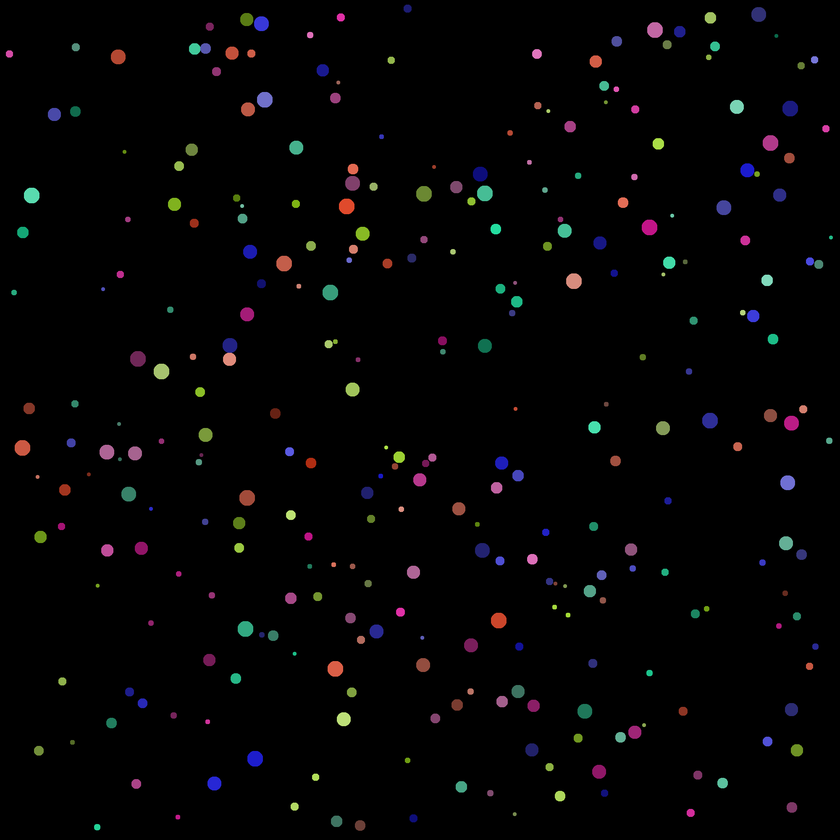
#> input picture balls.png, 840 x 840 px, shrunk from 2000 x 2000 before the run
$ python the_power_of_my_balls.py
#> lines starting #> are read from the running program, lines starting #| are printed output that depends on the picture; after the words box and inside, x2 and y2 are one past the last pixel; in counts of white or black regions, pixels touching at a corner belong together
import matplotlib.pyplot as plt
from skimage.measure import regionprops, label
from skimage.morphology import binary_dilation
from skimage.filters import threshold_otsu
import numpy as np


image = plt.imread("balls.png")
#> image is the input picture: shape (840, 840, 3) float32; mean R, G, B 0.0163, 0.0144, 0.0162

if image.ndim == 3:
    image = image.mean(axis=2)
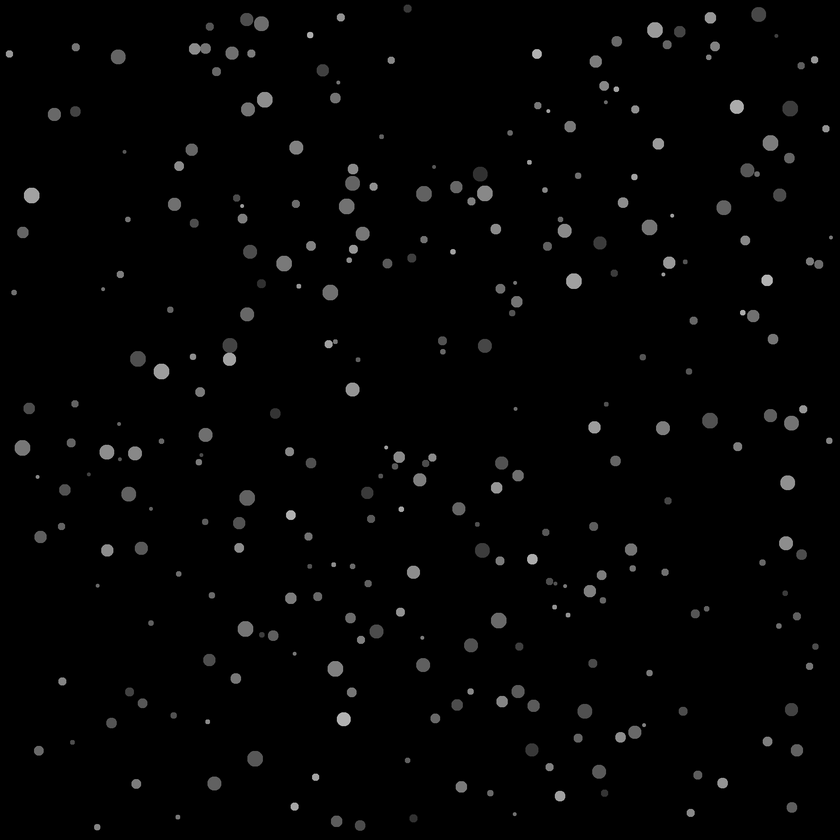
#> image: shape (840, 840) float32; min 0, max 0.767, mean 0.0157

thresh = threshold_otsu(image)
#> thresh = 0.211
binary_image = image > thresh
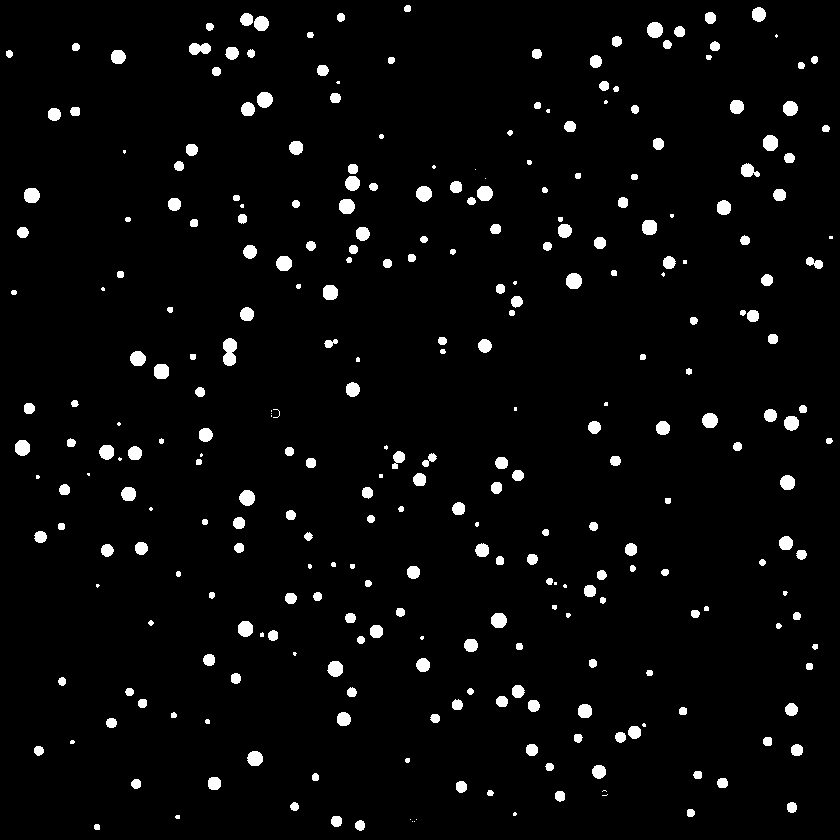
#> binary_image: shape (840, 840) bool; 3.5% white; 301 white regions (49 under 20 px), largest, box (x1, y1, x2, y2) and area: (223, 338, 237, 366) 309, (566, 273, 582, 289) 211, (647, 22, 663, 38) 208

dilated_image = binary_dilation(binary_image)
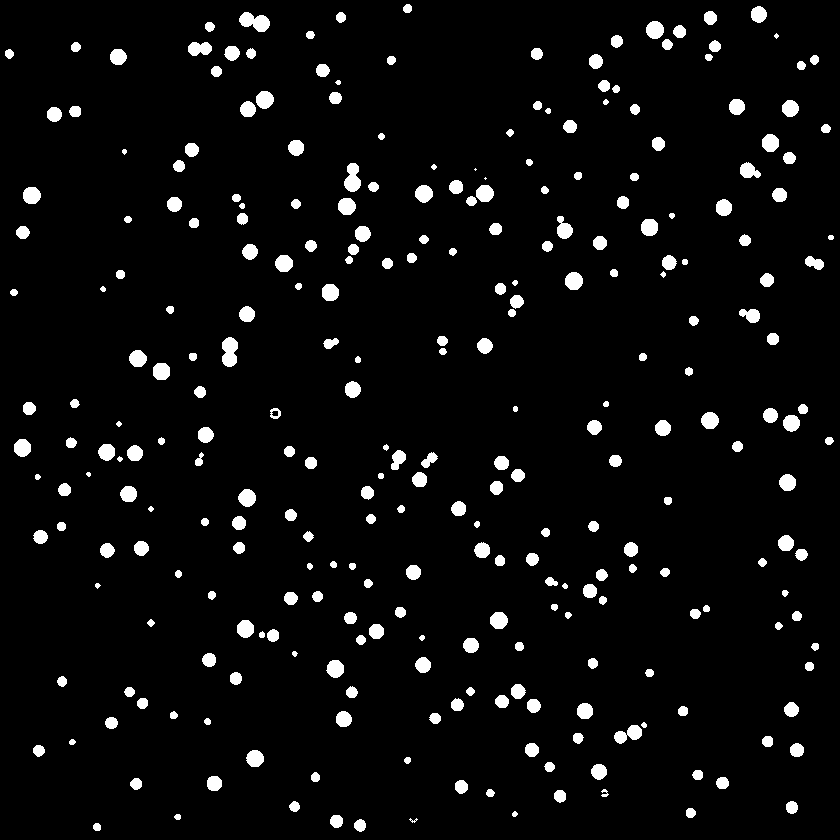
#> dilated_image: shape (840, 840) bool; 4.7% white; 287 white regions (5 under 20 px)

labeled = label(dilated_image)
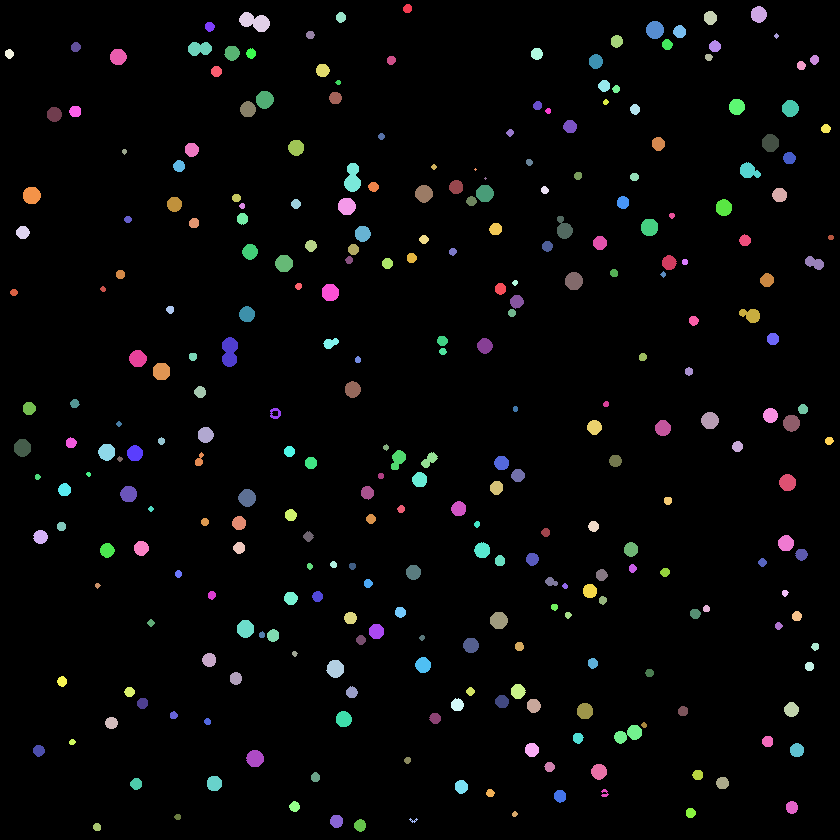
#> labeled: shape (840, 840) int32; 288 distinct labels, from 0 to 287; one colour per label, 0 black

regions = regionprops(labeled)
#> regions = 287 regions; largest, box (x1, y1, x2, y2) and area: (239, 12, 270, 32) 396, (222, 337, 238, 367) 379, (344, 163, 361, 192) 344, (614, 725, 642, 744) 308, (188, 42, 212, 56) 261
number_of_balls = len(regions)
#> number_of_balls = 287

print(f"Количество найденных шариков: {number_of_balls}")
#| Количество найденных шариков: 287

plt.imshow(dilated_image, cmap='gray')
plt.title('Binary Image with Dilated Balls')
plt.axis('off')
plt.show()
